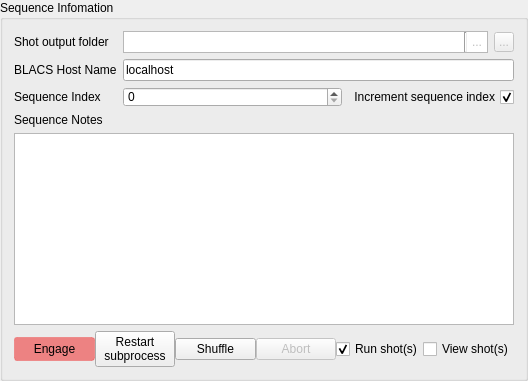
     <widget class="QGroupBox" name="groupBox">
      <property name="title">
       <string>Sequence Infomation</string>
      </property>
      <layout class="QVBoxLayout" name="verticalLayout_3">
       <item>
        <layout class="QFormLayout" name="formLayout">
         <item row="0" column="0">
          <widget class="QLabel" name="shotOutputFolderLabel">
           <property name="text">
            <string>Shot output folder</string>
           </property>
          </widget>
         </item>
         <item row="0" column="1">
          <layout class="QHBoxLayout" name="horizontalLayout_8">
           <item>
            <widget class="QFrame" name="frame">
             <property name="sizePolicy">
              <sizepolicy hsizetype="Preferred" vsizetype="Preferred">
               <horstretch>0</horstretch>
               <verstretch>0</verstretch>
              </sizepolicy>
             </property>
             <property name="sizeIncrement">
              <size>
               <width>0</width>
               <height>0</height>
              </size>
             </property>
             <property name="frameShape">
              <enum>QFrame::StyledPanel</enum>
             </property>
             <layout class="QHBoxLayout" name="horizontalLayout">
              <property name="spacing">
               <number>0</number>
              </property>
              <property name="leftMargin">
               <number>0</number>
              </property>
              <property name="topMargin">
               <number>0</number>
              </property>
              <property name="rightMargin">
               <number>0</number>
              </property>
              <property name="bottomMargin">
               <number>0</number>
              </property>
              <item>
               <widget class="QLineEdit" name="lineEdit_shot_output_folder">
                <property name="sizePolicy">
                 <sizepolicy hsizetype="Expanding" vsizetype="Fixed">
                  <horstretch>0</horstretch>
                  <verstretch>0</verstretch>
                 </sizepolicy>
                </property>
                <property name="maximumSize">
                 <size>
                  <width>16777215</width>
                  <height>20</height>
                 </size>
                </property>
                <property name="toolTip">
                 <string>&lt;html&gt;&lt;head/&gt;&lt;body&gt;&lt;p&gt;The folder in which newly compiled shot files will be placed.&lt;/p&gt;&lt;p&gt;If the folder does not exist, it will be created at compile time.&lt;/p&gt;&lt;/body&gt;&lt;/html&gt;</string>
                </property>
                <property name="styleSheet">
                 <string notr="true"/>
                </property>
                <property name="frame">
                 <bool>false</bool>
                </property>
                <property name="readOnly">
                 <bool>true</bool>
                </property>
               </widget>
              </item>
              <item>
               <widget class="Line" name="line_2">
                <property name="orientation">
                 <enum>Qt::Vertical</enum>
                </property>
               </widget>
              </item>
              <item>
               <widget class="QToolButton" name="toolButton_select_shot_output_folder">
                <property name="enabled">
                 <bool>false</bool>
                </property>
                <property name="sizePolicy">
                 <sizepolicy hsizetype="Fixed" vsizetype="Fixed">
                  <horstretch>0</horstretch>
                  <verstretch>0</verstretch>
                 </sizepolicy>
                </property>
                <property name="maximumSize">
                 <size>
                  <width>20</width>
                  <height>20</height>
                 </size>
                </property>
                <property name="toolTip">
                 <string>Select folder ...</string>
                </property>
                <property name="styleSheet">
                 <string notr="true">QToolButton{
    border: none;
    background: white;
    padding: 2px;
}

QToolButton:hover {
     background-color: qlineargradient(x1: 0, y1: 0, x2: 0, y2: 1,
                                       stop: 0 #f6f7fa, stop: 1 #dadbde);
 }

 QToolButton:pressed {
     background-color: qlineargradient(x1: 0, y1: 0, x2: 0, y2: 1,
                                       stop: 0 #dadbde, stop: 1 #f6f7fa);
 }</string>
                </property>
                <property name="text">
                 <string>...</string>
                </property>
                <property name="icon">
                 <iconset resource="../../Anaconda/Lib/site-packages/qtutils/icons/icons.qrc">
                  <normaloff>:/qtutils/fugue/folder-horizontal-open.png</normaloff>:/qtutils/fugue/folder-horizontal-open.png</iconset>
                </property>
               </widget>
              </item>
             </layout>
            </widget>
           </item>
           <item>
            <widget class="QToolButton" name="toolButton_reset_shot_output_folder">
             <property name="enabled">
              <bool>false</bool>
             </property>
             <property name="sizePolicy">
              <sizepolicy hsizetype="Fixed" vsizetype="Fixed">
               <horstretch>0</horstretch>
               <verstretch>0</verstretch>
              </sizepolicy>
             </property>
             <property name="maximumSize">
              <size>
               <width>20</width>
               <height>20</height>
              </size>
             </property>
             <property name="toolTip">
              <string>&lt;html&gt;&lt;head/&gt;&lt;body&gt;&lt;p&gt;Reset to default output folder.&lt;/p&gt;&lt;p&gt;If the folder does not exist it will be created at compile-time.&lt;/p&gt;&lt;/body&gt;&lt;/html&gt;</string>
             </property>
             <property name="text">
              <string>...</string>
             </property>
             <property name="icon">
              <iconset resource="../../Anaconda/Lib/site-packages/qtutils/icons/icons.qrc">
               <normaloff>:/qtutils/fugue/arrow-turn-180-left.png</normaloff>:/qtutils/fugue/arrow-turn-180-left.png</iconset>
             </property>
            </widget>
           </item>
          </layout>
         </item>
         <item row="1" column="0">
          <widget class="QLabel" name="bLACSHostNameLabel">
           <property name="text">
            <string>BLACS Host Name</string>
           </property>
          </widget>
         </item>
         <item row="1" column="1">
          <widget class="QLineEdit" name="lineEdit_BLACS_hostname">
           <property name="toolTip">
            <string>&lt;html&gt;&lt;head/&gt;&lt;body&gt;&lt;p&gt;The host computer running BLACS.&lt;/p&gt;&lt;/body&gt;&lt;/html&gt;</string>
           </property>
           <property name="text">
            <string>localhost</string>
           </property>
           <property name="frame">
            <bool>true</bool>
           </property>
          </widget>
         </item>
         <item row="2" column="0">
          <widget class="QLabel" name="sequenceIndexLabel_2">
           <property name="text">
            <string>Sequence Index</string>
           </property>
          </widget>
         </item>
         <item row="2" column="1">
          <layout class="QHBoxLayout" name="horizontalLayout_9">
           <item>
            <widget class="QPadSpinBox" name="spinBox_SequenceIndex">
             <property name="sizePolicy">
              <sizepolicy hsizetype="Expanding" vsizetype="Fixed">
               <horstretch>0</horstretch>
               <verstretch>0</verstretch>
              </sizepolicy>
             </property>
             <property name="minimumSize">
              <size>
               <width>0</width>
               <height>20</height>
              </size>
             </property>
             <property name="toolTip">
              <string>&lt;html&gt;&lt;head/&gt;&lt;body&gt;&lt;p&gt;Current sequence index. Any time you change something and resubmit the sequence index is incremented.  If you want to overwrite some shotes, de-increment the index&lt;/p&gt;&lt;/body&gt;&lt;/html&gt;</string>
             </property>
             <property name="minimum">
              <number>0</number>
             </property>
             <property name="maximum">
              <number>9999</number>
             </property>
            </widget>
           </item>
           <item>
            <widget class="QCheckBox" name="increment_checkBox">
             <property name="toolTip">
              <string>Update sequence index on engage.  If not depressed you will overwrite data.</string>
             </property>
             <property name="layoutDirection">
              <enum>Qt::RightToLeft</enum>
             </property>
             <property name="text">
              <string>Increment sequence index</string>
             </property>
             <property name="checked">
              <bool>true</bool>
             </property>
            </widget>
           </item>
          </layout>
         </item>
        </layout>
       </item>
       <item>
        <widget class="QLabel" name="label_4">
         <property name="text">
          <string>Sequence Notes</string>
         </property>
        </widget>
       </item>
       <item>
        <widget class="QPlainTextEdit" name="plainTextEdit_SequenceNotes">
         <property name="minimumSize">
          <size>
           <width>500</width>
           <height>0</height>
          </size>
         </property>
         <property name="font">
          <font>
           <family>Courier</family>
           <pointsize>9</pointsize>
          </font>
         </property>
         <property name="toolTip">
          <string>Notes for next sequence</string>
         </property>
        </widget>
       </item>
       <item>
        <layout class="QHBoxLayout" name="horizontalLayout_3">
         <property name="spacing">
          <number>0</number>
         </property>
         <property name="sizeConstraint">
          <enum>QLayout::SetDefaultConstraint</enum>
         </property>
         <item>
          <widget class="QPushButton" name="pushButton_engage">
           <property name="enabled">
            <bool>true</bool>
           </property>
           <property name="focusPolicy">
            <enum>Qt::NoFocus</enum>
           </property>
           <property name="toolTip">
            <string>&lt;html&gt;&lt;head/&gt;&lt;body&gt;&lt;p&gt;Compile pending shots and submit them to BLACS if applicable.&lt;/p&gt;&lt;p&gt;Or, send the parameter space description to mise, if that option is selected.&lt;/p&gt;&lt;/body&gt;&lt;/html&gt;</string>
           </property>
           <property name="autoFillBackground">
            <bool>false</bool>
           </property>
           <property name="styleSheet">
            <string notr="true">QPushButton {
	 background-color: rgb(238,96,96,192);
     border: 1px solid rgb(238,96,96,128);
	  border-radius: 3px;
     padding: 4px;
 }

QPushButton:hover {
     background-color: qlineargradient(x1: 0, y1: 0, x2: 0, y2: 1,
                                       stop: 0 #ff7878, stop: 1 #dd4848);
     border: None;
	 border-radius: 3px;
 }

 QPushButton:pressed {
     background-color: qlineargradient(x1: 0, y1: 0, x2: 0, y2: 1,
                                       stop: 0 #dd4848, stop: 1 #ff7878);
     border: 1px solid #8f8f91;
     border-radius: 3px;
 }</string>
           </property>
           <property name="text">
            <string>Engage</string>
           </property>
           <property name="icon">
            <iconset resource="../../Anaconda/Lib/site-packages/qtutils/icons/icons.qrc">
             <normaloff>:/qtutils/fugue/control.png</normaloff>:/qtutils/fugue/control.png</iconset>
           </property>
           <property name="autoDefault">
            <bool>false</bool>
           </property>
           <property name="flat">
            <bool>false</bool>
           </property>
          </widget>
         </item>
         <item>
          <widget class="QPushButton" name="pushButton_restart_subprocess">
           <property name="focusPolicy">
            <enum>Qt::NoFocus</enum>
           </property>
           <property name="toolTip">
            <string>&lt;html&gt;&lt;head/&gt;&lt;body&gt;&lt;p&gt;Forcefully restart the compilation subprocess, stopping any compilation in process.&lt;/p&gt;&lt;p&gt;This can be useful if the child process is misbehaving for any reason.&lt;/p&gt;&lt;/body&gt;&lt;/html&gt;</string>
           </property>
           <property name="text">
            <string>Restart
subprocess</string>
           </property>
           <property name="icon">
            <iconset resource="../../Anaconda/Lib/site-packages/qtutils/icons/icons.qrc">
             <normaloff>:/qtutils/fugue/arrow-circle-135-left.png</normaloff>:/qtutils/fugue/arrow-circle-135-left.png</iconset>
           </property>
          </widget>
         </item>
         <item>
          <widget class="QPushButton" name="pushButton_shuffle">
           <property name="focusPolicy">
            <enum>Qt::NoFocus</enum>
           </property>
           <property name="toolTip">
            <string>&lt;html&gt;&lt;head/&gt;&lt;body&gt;&lt;p&gt;Send compiled shots to BLACS in a random order, to prevent scanned parameters correlating with temporal drifts.&lt;/p&gt;&lt;/body&gt;&lt;/html&gt;</string>
           </property>
           <property name="text">
            <string>Shuffle</string>
           </property>
           <property name="icon">
            <iconset resource="../../Anaconda/Lib/site-packages/qtutils/icons/icons.qrc">
             <normaloff>:/qtutils/fugue/arrow-switch.png</normaloff>:/qtutils/fugue/arrow-switch.png</iconset>
           </property>
           <property name="checkable">
            <bool>true</bool>
           </property>
          </widget>
         </item>
         <item>
          <widget class="QPushButton" name="pushButton_abort">
           <property name="enabled">
            <bool>false</bool>
           </property>
           <property name="focusPolicy">
            <enum>Qt::NoFocus</enum>
           </property>
           <property name="toolTip">
            <string>Stop compiling shots after the current shot is compiled.
 To interrupt a compilation mid-shot, use the 'Restart subprocess' button</string>
           </property>
           <property name="text">
            <string>Abort</string>
           </property>
           <property name="icon">
            <iconset resource="../../Anaconda/Lib/site-packages/qtutils/icons/icons.qrc">
             <normaloff>:/qtutils/fugue/cross-octagon.png</normaloff>:/qtutils/fugue/cross-octagon.png</iconset>
           </property>
          </widget>
         </item>
         <item>
          <widget class="QCheckBox" name="checkBox_run_shots">
           <property name="toolTip">
            <string>Send the shot files to BLACS after compilation</string>
           </property>
           <property name="text">
            <string>Run shot(s)</string>
           </property>
           <property name="checked">
            <bool>true</bool>
           </property>
          </widget>
         </item>
         <item>
          <widget class="QCheckBox" name="checkBox_view_shots">
           <property name="toolTip">
            <string>Open the shot files in runviewer after compilation</string>
           </property>
           <property name="text">
            <string>View shot(s)</string>
           </property>
          </widget>
         </item>
        </layout>
       </item>
       <item>
        <layout class="QVBoxLayout" name="verticalLayout"/>
       </item>
      </layout>
     </widget>
